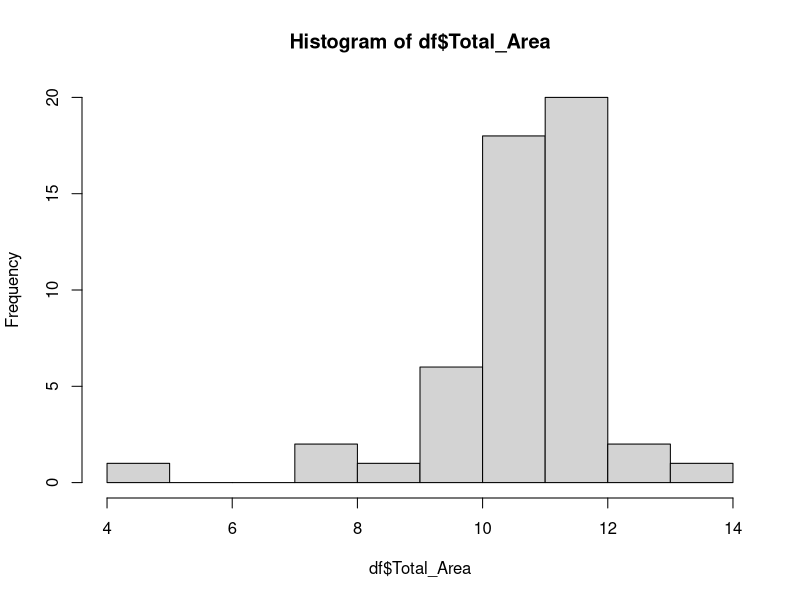
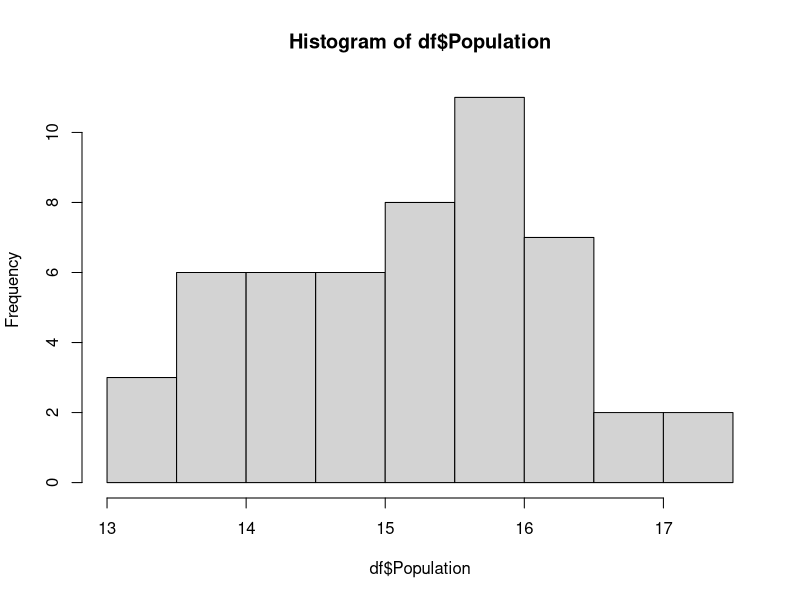
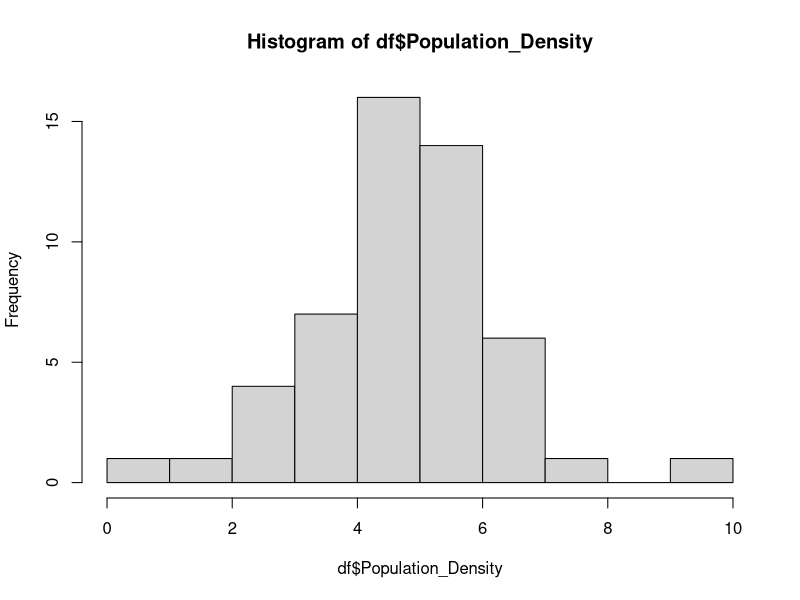
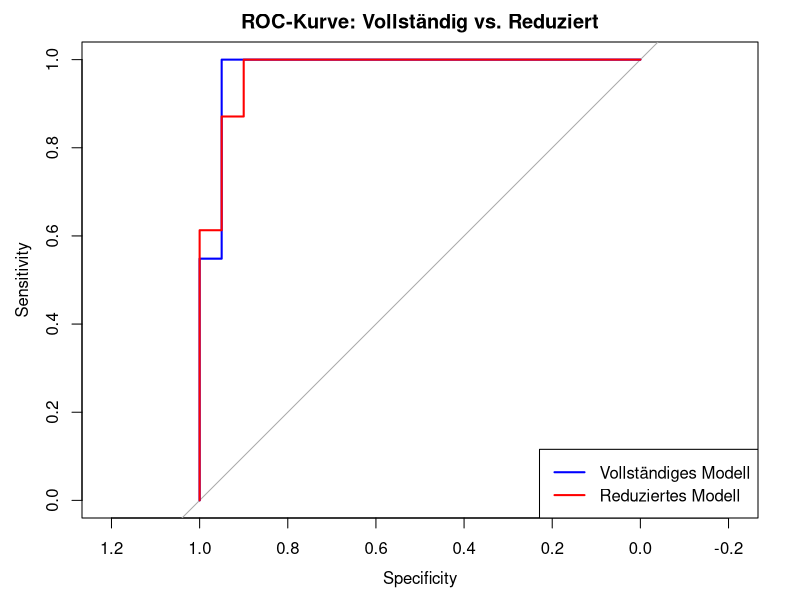

These charts were generated, in order, by the following R code:
df <- read.csv("US_election_2024.csv", sep = ";", dec = ",")
head(df)
str(df)

dim(df)
#51 11

summary(df)
#keine NA Werte

#Deskriptive Analyse

table(df$State)
#Eine Beobachung aus jedem Staat

df$Leading_Candidate <- as.factor(df$Leading_Candidate)
levels(df$Leading_Candidate) <- c("Harris", "Trump")
table(df$Leading_Candidate)
# Harris  Trump 
# 20     31 

#Statistische Kennwerte für kardinal stetig skalierte Variablen
num_stat <- function(data) {
  var_name <- variable.names(df[3:10])
  result <- matrix(NA, nrow = length(data), ncol = 8)
  colnames(result) <- c("Merkmal", "min", "q0.25", "q0.5", 
                        "Arith. Mittel", "q0.75", "max", "sd")
  for(i in 1:length(data)) {
    var_data <- data[[i]]
    
    q1 <- quantile(var_data, 0.25, type = 2)
    q3 <- quantile(var_data, 0.75, type = 2)
    
    result[i, 1] <- var_name[i]
    result[i, 2] <- sprintf("%.3f", min(var_data))
    result[i, 3] <- sprintf("%.3f", q1)
    result[i, 4] <- sprintf("%.3f", median(var_data))
    result[i, 5] <- sprintf("%.3f", mean(var_data))
    result[i, 6] <- sprintf("%.3f", q3)
    result[i, 7] <- sprintf("%.3f", max(var_data))
    result[i, 8] <- sprintf("%.3f", sd(var_data))
  } 
  return(as.data.frame(result))
}
num_stat(df[,3:10])

# Datenaufbereitung
df$Total_Area <- log(df$Total_Area)
print(df$Total_Area)
hist(df$Total_Area)

df$Population <- log(df$Population)
print(df$Population)
hist(df$Population)

df$Population_Density <- log(df$Population_Density)
print(df$Population_Density)
hist(df$Population_Density)

################################################################################

# Aufgabe 1 - die Zielvariable Leading_Candidate modellieren

# Logistische Regression
Modell_voll <- glm(df$Leading_Candidate ~ df$Total_Area + df$Population
              + df$Median_Age + df$Birth_Rate + df$HDI + df$Unemployment_Rate + df$Median_Rent
              + df$Health_Insurance_Coverage, family = binomial)

# Ergebnisse anzeigen
summary(Modell_voll)

# Call:
#   glm(formula = df$Leading_Candidate ~ df$Total_Area + df$Population + 
#         df$Median_Age + df$Birth_Rate + df$HDI + df$Unemployment_Rate + 
#         df$Median_Rent + df$Health_Insurance_Coverage, family = binomial)
# 
# Coefficients:
#   Estimate Std. Error z value Pr(>|z|)
# (Intercept)                   1.325e+02  8.332e+01   1.590    0.112
# df$Total_Area                 1.060e+00  1.495e+00   0.709    0.478
# df$Population                 1.667e+00  1.071e+00   1.557    0.119
# df$Median_Age                -2.686e-01  5.962e-01  -0.450    0.652
# df$Birth_Rate                 5.353e-02  2.768e-01   0.193    0.847
# df$HDI                       -6.299e+01  6.179e+01  -1.019    0.308
# df$Unemployment_Rate         -2.392e+02  1.733e+02  -1.381    0.167
# df$Median_Rent               -7.343e-03  5.643e-03  -1.301    0.193
# df$Health_Insurance_Coverage -9.046e+01  6.638e+01  -1.363    0.173
# 
# (Dispersion parameter for binomial family taken to be 1)
# 
# Null deviance: 68.310  on 50  degrees of freedom
# Residual deviance: 16.198  on 42  degrees of freedom
# AIC: 34.198
# 
# Number of Fisher Scoring iterations: 8

################################################################################
# Aufgabe 2

# Schrittweise Selektion basierend auf AIC
# Durchführung der Schrittweisen Selektion (beide Richtungen)
Modell_reduziert <- step(Modell_voll, direction = "both", trace = 0)

# Zusammenfassung des ausgewählten Modells
summary(Modell_reduziert)

# Call:
#   glm(formula = df$Leading_Candidate ~ df$Population + df$Median_Age + 
#         df$Unemployment_Rate + df$Median_Rent + df$Health_Insurance_Coverage, 
#       family = binomial)
# 
# Coefficients:
#   Estimate Std. Error z value Pr(>|z|)   
# (Intercept)                   1.431e+02  5.250e+01   2.725  0.00642 **
# df$Population                 1.672e+00  9.192e-01   1.819  0.06887 . 
# df$Median_Age                -3.783e-01  2.961e-01  -1.278  0.20129   
# df$Unemployment_Rate         -1.818e+02  1.274e+02  -1.427  0.15345   
# df$Median_Rent               -1.163e-02  4.348e-03  -2.676  0.00745 **
# df$Health_Insurance_Coverage -1.404e+02  5.540e+01  -2.534  0.01126 * 
#   ---
#   Signif. codes:  0 ‘***’ 0.001 ‘**’ 0.01 ‘*’ 0.05 ‘.’ 0.1 ‘ ’ 1
# 
# (Dispersion parameter for binomial family taken to be 1)
# 
# Null deviance: 68.310  on 50  degrees of freedom
# Residual deviance: 17.524  on 45  degrees of freedom
# AIC: 29.524
# 
# Number of Fisher Scoring iterations: 8

# Konfidenzintervalle der Koeffizienten
confint.default(Modell_reduziert)
#                                       2.5 %        97.5 %
#  (Intercept)                    40.18578546 245.969897615
#  df$Population                  -0.12929658   3.473717303
#  df$Median_Age                  -0.95863441   0.201945736
#  df$Unemployment_Rate         -431.53963693  67.841629156
#  df$Median_Rent                 -0.02015508  -0.003113086
#  df$Health_Insurance_Coverage -248.97290664 -31.820859017

# Vergleich der Modelle anhand von AIC
cat("AIC des vollständigen Modells:", AIC(Modell_voll), "\n")
# AIC des vollständigen Modells: 34.19821 

cat("AIC des reduzierten Modells:", AIC(Modell_reduziert), "\n")
# AIC des reduzierten Modells: 29.5241 

###############################################################################
#Aufgabe 3

# Installation und Laden der notwendigen Pakete
library(pROC) # ROC-Kurvenanalyse und AUC-Berechnung
library(caret) # Kreuzvalidierung und Vergleich von Modellen

# ROC-Kurve und AUC für das vollständige Modell
pred_full <- predict(Modell_voll, type = "response")
roc_full <- roc(df$Leading_Candidate, pred_full)
auc_full <- auc(roc_full)

# ROC-Kurve und AUC für das reduzierte Modell
pred_reduced <- predict(Modell_reduziert, type = "response")
roc_reduced <- roc(df$Leading_Candidate, pred_reduced)
auc_reduced <- auc(roc_reduced)

# ROC-Kurven plotten
plot(roc_full, col = "blue", main = "ROC-Kurve: Vollständig vs. Reduziert")
lines(roc_reduced, col = "red")
legend("bottomright", legend = c("Vollständiges Modell", "Reduziertes Modell"),
       col = c("blue", "red"), lwd = 2)

# AUC-Werte ausgeben
cat("AUC des vollständigen Modells:", auc_full, "\n")
cat("AUC des reduzierten Modells:", auc_reduced, "\n")

# Kreuzvalidierung für das vollständige Modell
set.seed(123)
train_control <- trainControl(
  method = "cv",
  number = 10,
  classProbs = TRUE,
  summaryFunction = twoClassSummary
)

model_full_cv <- train(
  Leading_Candidate ~ Total_Area + Population +
    Median_Age + Birth_Rate + HDI + Unemployment_Rate +
    Median_Rent + Health_Insurance_Coverage,
  data = df,
  method = "glm",
  family = "binomial",
  trControl = train_control,
  metric = "ROC"
)

# Kreuzvalidierung für das reduzierte Modell
model_reduced_cv <- train(
  Leading_Candidate ~ Population + Median_Age + Unemployment_Rate +
    Median_Rent + Health_Insurance_Coverage,
  data = df,
  method = "glm",
  family = "binomial",
  trControl = train_control,
  metric = "ROC"
)

# Kreuzvalidierungs-ROC-Werte
cat("Kreuzvalidierungs-ROC des vollständigen Modells:", max(model_full_cv$results$ROC), "\n")
cat("Kreuzvalidierungs-ROC des reduzierten Modells:", max(model_reduced_cv$results$ROC), "\n")

